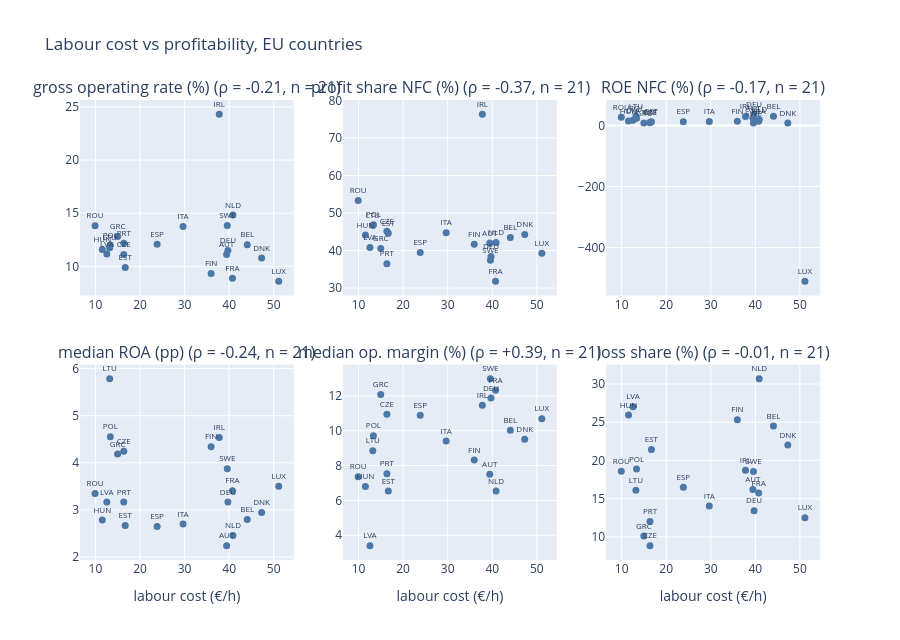

Source (notebook cell):
### Markdown cell above
## 3 · Exploratory: does expensive labour squeeze profit?
Labour cost against six profit and firm outcomes (Spearman, with Benjamini–Hochberg q across the six). These are **exploratory** and not part of the verdict.

### Code cell
outs = ["gross operating rate (%)", "profit share NFC (%)", "ROE NFC (%)", "median ROA (pp)", "median op. margin (%)", "loss share (%)"]
rows = []
for o in outs:
    r_, p_, n_ = spearman(tbl[x], tbl[o]); lo_, hi_ = boot_ci(tbl[x], tbl[o]) if n_ >= 8 else (np.nan, np.nan)
    rows.append({"outcome": o, "ρ with labour cost": r_, "ci_low": lo_, "ci_high": hi_, "p": p_, "n": n_})
sq = pd.DataFrame(rows).set_index("outcome"); sq["q (BH)"] = bh(sq.p)
print(f"{(sq.p < 0.05).sum()} of {len(sq)} with p < 0.05 ({0.05 * len(sq):.1f} expected by chance); {(sq['q (BH)'] < 0.10).sum()} with q < 0.10")
fig = make_subplots(rows=2, cols=3, subplot_titles=[f"{o} (ρ = {sq.loc[o, 'ρ with labour cost']:+.2f}, n = {int(sq.loc[o, 'n'])})" for o in outs], vertical_spacing=0.15)
for k, o in enumerate(outs):
    d = tbl[[x, o]].dropna()
    fig.add_trace(go.Scatter(x=d[x], y=d[o], mode="markers+text", text=d.index, textposition="top center", textfont_size=8, marker=dict(size=7, color="#4C78A8"), showlegend=False), row=k // 3 + 1, col=k % 3 + 1)
fig.update_layout(height=640, title="Labour cost vs profitability, EU countries"); fig.update_xaxes(title_text="labour cost (€/h)", row=2); fig.show()
sq

### Figure 1 — Plotly figure (JSON) as saved in the notebook; plotly's stock layout.template omitted (floating-point values rounded to 4 significant figures)
{"data": [{"marker": {"color": "#4C78A8", "size": 7}, "mode": "markers+text", "showlegend": false, "text": ["AUT", "BEL", "CZE", "DNK", "EST", "FIN", "FRA", "DEU", "GRC", "HUN", "IRL", "ITA", "LVA", "LTU", "LUX", "NLD", "POL", "PRT", "ROU", "ESP", "SWE"], "textfont": {"size": 8}, "textposition": "top center", "type": "scatter", "x": [39.44, 44.06, 16.36, 47.28, 16.68, 35.96, 40.74, 39.72, 14.98, 11.54, 37.78, 29.66, 12.56, 13.2, 51.12, 40.86, 13.34, 16.36, 9.92, 23.84, 39.58], "xaxis": "x", "y": [11.11, 12.04, 11.11, 10.79, 9.885, 9.317, 8.877, 11.49, 12.82, 11.59, 24.32, 13.76, 11.16, 11.76, 8.59, 14.84, 12.01, 12.18, 13.82, 12.07, 13.85], "yaxis": "y"}, {"marker": {"color": "#4C78A8", "size": 7}, "mode": "markers+text", "showlegend": false, "text": ["AUT", "BEL", "CZE", "DNK", "EST", "FIN", "FRA", "DEU", "GRC", "HUN", "IRL", "ITA", "LVA", "LTU", "LUX", "NLD", "POL", "PRT", "ROU", "ESP", "SWE"], "textfont": {"size": 8}, "textposition": "top center", "type": "scatter", "x": [39.44, 44.06, 16.36, 47.28, 16.68, 35.96, 40.74, 39.72, 14.98, 11.54, 37.78, 29.66, 12.56, 13.2, 51.12, 40.86, 13.34, 16.36, 9.92, 23.84, 39.58], "xaxis": "x2", "y": [41.99, 43.5, 45.17, 44.3, 44.59, 41.7, 31.8, 38.39, 40.57, 44.13, 76.33, 44.76, 40.81, 46.69, 39.26, 42.14, 46.85, 36.52, 53.32, 39.48, 37.43], "yaxis": "y2"}, {"marker": {"color": "#4C78A8", "size": 7}, "mode": "markers+text", "showlegend": false, "text": ["AUT", "BEL", "CZE", "DNK", "EST", "FIN", "FRA", "DEU", "GRC", "HUN", "IRL", "ITA", "LVA", "LTU", "LUX", "NLD", "POL", "PRT", "ROU", "ESP", "SWE"], "textfont": {"size": 8}, "textposition": "top center", "type": "scatter", "x": [39.44, 44.06, 16.36, 47.28, 16.68, 35.96, 40.74, 39.72, 14.98, 11.54, 37.78, 29.66, 12.56, 13.2, 51.12, 40.86, 13.34, 16.36, 9.92, 23.84, 39.58], "xaxis": "x3", "y": [24.52, 30.73, 10.72, 7.882, 12.29, 13.93, 13.69, 37.24, 7.946, 14.57, 29.73, 13.42, 17.01, 31.58, -510.9, 19.67, 24.07, 8.664, 26.97, 12.27, 8.422], "yaxis": "y3"}, {"marker": {"color": "#4C78A8", "size": 7}, "mode": "markers+text", "showlegend": false, "text": ["AUT", "BEL", "CZE", "DNK", "EST", "FIN", "FRA", "DEU", "GRC", "HUN", "IRL", "ITA", "LVA", "LTU", "LUX", "NLD", "POL", "PRT", "ROU", "ESP", "SWE"], "textfont": {"size": 8}, "textposition": "top center", "type": "scatter", "x": [39.44, 44.06, 16.36, 47.28, 16.68, 35.96, 40.74, 39.72, 14.98, 11.54, 37.78, 29.66, 12.56, 13.2, 51.12, 40.86, 13.34, 16.36, 9.92, 23.84, 39.58], "xaxis": "x4", "y": [2.236, 2.795, 4.246, 2.945, 2.669, 4.342, 3.406, 3.165, 4.186, 2.785, 4.535, 2.699, 3.167, 5.787, 3.5, 2.455, 4.554, 3.169, 3.349, 2.646, 3.874], "yaxis": "y4"}, {"marker": {"color": "#4C78A8", "size": 7}, "mode": "markers+text", "showlegend": false, "text": ["AUT", "BEL", "CZE", "DNK", "EST", "FIN", "FRA", "DEU", "GRC", "HUN", "IRL", "ITA", "LVA", "LTU", "LUX", "NLD", "POL", "PRT", "ROU", "ESP", "SWE"], "textfont": {"size": 8}, "textposition": "top center", "type": "scatter", "x": [39.44, 44.06, 16.36, 47.28, 16.68, 35.96, 40.74, 39.72, 14.98, 11.54, 37.78, 29.66, 12.56, 13.2, 51.12, 40.86, 13.34, 16.36, 9.92, 23.84, 39.58], "xaxis": "x5", "y": [7.505, 10.03, 10.94, 9.512, 6.543, 8.325, 12.32, 11.88, 12.08, 6.801, 11.47, 9.414, 3.392, 8.845, 10.68, 6.544, 9.714, 7.526, 7.362, 10.89, 12.99], "yaxis": "y5"}, {"marker": {"color": "#4C78A8", "size": 7}, "mode": "markers+text", "showlegend": false, "text": ["AUT", "BEL", "CZE", "DNK", "EST", "FIN", "FRA", "DEU", "GRC", "HUN", "IRL", "ITA", "LVA", "LTU", "LUX", "NLD", "POL", "PRT", "ROU", "ESP", "SWE"], "textfont": {"size": 8}, "textposition": "top center", "type": "scatter", "x": [39.44, 44.06, 16.36, 47.28, 16.68, 35.96, 40.74, 39.72, 14.98, 11.54, 37.78, 29.66, 12.56, 13.2, 51.12, 40.86, 13.34, 16.36, 9.92, 23.84, 39.58], "xaxis": "x6", "y": [16.2, 24.49, 8.824, 22.03, 21.43, 25.32, 15.74, 13.42, 10.1, 25.93, 18.71, 14.03, 27.03, 16.09, 12.5, 30.7, 18.89, 12.0, 18.57, 16.5, 18.55], "yaxis": "y6"}], "layout": {"annotations": [{"font": {"size": 16}, "showarrow": false, "text": "gross operating rate (%) (ρ = -0.21, n = 21)", "x": 0.1444, "xanchor": "center", "xref": "paper", "y": 1, "yanchor": "bottom", "yref": "paper"}, {"font": {"size": 16}, "showarrow": false, "text": "profit share NFC (%) (ρ = -0.37, n = 21)", "x": 0.5, "xanchor": "center", "xref": "paper", "y": 1, "yanchor": "bottom", "yref": "paper"}, {"font": {"size": 16}, "showarrow": false, "text": "ROE NFC (%) (ρ = -0.17, n = 21)", "x": 0.8556, "xanchor": "center", "xref": "paper", "y": 1, "yanchor": "bottom", "yref": "paper"}, {"font": {"size": 16}, "showarrow": false, "text": "median ROA (pp) (ρ = -0.24, n = 21)", "x": 0.1444, "xanchor": "center", "xref": "paper", "y": 0.425, "yanchor": "bottom", "yref": "paper"}, {"font": {"size": 16}, "showarrow": false, "text": "median op. margin (%) (ρ = +0.39, n = 21)", "x": 0.5, "xanchor": "center", "xref": "paper", "y": 0.425, "yanchor": "bottom", "yref": "paper"}, {"font": {"size": 16}, "showarrow": false, "text": "loss share (%) (ρ = -0.01, n = 21)", "x": 0.8556, "xanchor": "center", "xref": "paper", "y": 0.425, "yanchor": "bottom", "yref": "paper"}], "height": 640, "title": {"text": "Labour cost vs profitability, EU countries"}, "xaxis": {"anchor": "y", "domain": [0, 0.2889]}, "xaxis2": {"anchor": "y2", "domain": [0.3556, 0.6444]}, "xaxis3": {"anchor": "y3", "domain": [0.7111, 1]}, "xaxis4": {"anchor": "y4", "domain": [0, 0.2889], "title": {"text": "labour cost (€/h)"}}, "xaxis5": {"anchor": "y5", "domain": [0.3556, 0.6444], "title": {"text": "labour cost (€/h)"}}, "xaxis6": {"anchor": "y6", "domain": [0.7111, 1], "title": {"text": "labour cost (€/h)"}}, "yaxis": {"anchor": "x", "domain": [0.575, 1]}, "yaxis2": {"anchor": "x2", "domain": [0.575, 1]}, "yaxis3": {"anchor": "x3", "domain": [0.575, 1]}, "yaxis4": {"anchor": "x4", "domain": [0, 0.425]}, "yaxis5": {"anchor": "x5", "domain": [0, 0.425]}, "yaxis6": {"anchor": "x6", "domain": [0, 0.425]}}}
